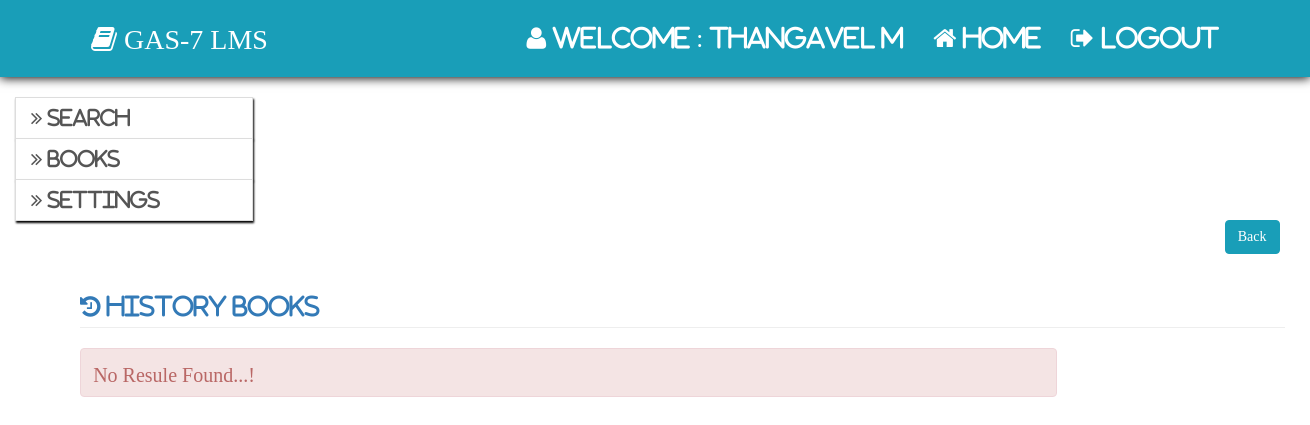
/staff/staff_view_history.php (signed in), run on an earlier commit of the app's database.
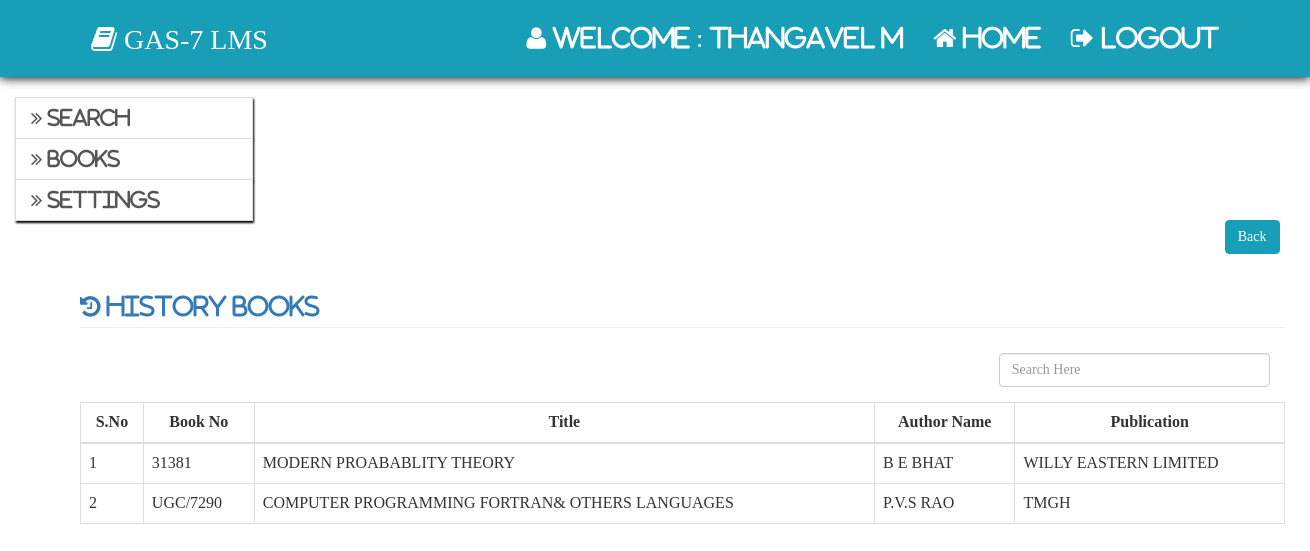
And on a later commit of the database.
### tables this page shows
CREATE TABLE `barrow_books_history` (
  `sbid` int NOT NULL AUTO_INCREMENT,
  `sid` int NOT NULL,
  `bid` int NOT NULL,
  `request_date` date NOT NULL,
  `returned_date` date NOT NULL,
  `today` date NOT NULL,
  `role` varchar(10) NOT NULL,
  `status` int NOT NULL,
  PRIMARY KEY (`sbid`)
);

CREATE TABLE `books` (
  `bid` int NOT NULL AUTO_INCREMENT,
  `sno` varchar(150) NOT NULL,
  `bno` varchar(20) NOT NULL,
  `bcode` varchar(50) DEFAULT NULL,
  `title` varchar(150) NOT NULL,
  `aname` varchar(150) NOT NULL,
  `publication` varchar(150) NOT NULL,
  `price` varchar(150) NOT NULL,
  `alamara` varchar(150) NOT NULL,
  `rack` varchar(150) NOT NULL,
  `status` int NOT NULL,
  `sstatus` int NOT NULL,
  PRIMARY KEY (`bid`)
);

### staff/staff_view_history.php (the view, shortened to what this page needs)
<html>
	<head>
		<?php
			include"../include/head.php";
		?>
	</head>
	<body>
		<?php include"staff_home_nav.php";?>
		<div class="col-md-3" >
			<?php
				include"staff_sidenav.php";
			?>
		</div>
		<div class="col-md-9" style="padding-left:80px; width: 1300px;">
			<a type='text' class='btn btn-primary' href='staff_home.php' style='margin-left:95%'>Back</a>
			<h3 class='page-header text-primary'><i class='fa fa-History'> History Books</i></h3>
			<?php
				$qry="select sbb.sid,sbb.bid,sbb.request_date,sbb.role,sb.bno,sb.bcode,sb.title,sb.aname,sb.publication from barrow_books_history sbb join books sb on sb.bid = sbb.bid where sid='{$_SESSION["sid"]}' and role='staff'";
				$res=$con->query($qry);
				if($res->num_rows>0)
				{
					$i=1;
					echo"
						<div class='form-group pull-right col-md-3'>
							<input type='text' class='form-control' id='search' placeholder='Search Here' style='margin-top:5px'>
							</div>
						";
					echo"
						<table class='table table-bordered' >
						<thead>
							<tr>
								<th style='text-align:center'>S.No</th>
								<th style='text-align:center'>Book No</th>
								<th style='text-align:center'>Title</th>
								<th style='text-align:center'>Author Name</th>
								<th style='text-align:center'>Publication</th>
							</tr>
						</thead><tbody id='mytable'>
					";
					while($row=$res->fetch_assoc())
					{
						echo"
							<tr>
								<td>{$i}</td>
								<td>{$row['bno']}</td>
								<td>{$row['title']}</td>
								<td>{$row['aname']}</td>
								<td>{$row['publication']}</td>
								";
								echo"
							</tr>
						";
						$i++;
					}
					echo "</tbody></table></div>";
				} else{
					echo"<div class='alert alert-danger'>No Resule Found...!</div>";
				}
			?>
		</div>
	</body>
</html>

What changed in the data, as far as the page shows it:
added barrow_books_history: bid.bno "31381", bid.title "MODERN PROABABLITY THEORY", bid.aname "B E BHAT", bid.publication "WILLY EASTERN LIMITED"
added barrow_books_history: bid.bno "UGC/7290", bid.title "COMPUTER PROGRAMMING FORTRAN& OTHERS LANGUAGES", bid.aname "P.V.S RAO", bid.publication "TMGH"
Also different on the page:
text no longer shown: "No Resule Found...!"
text now shown: "S.No Book No Title Author Name Publication"
